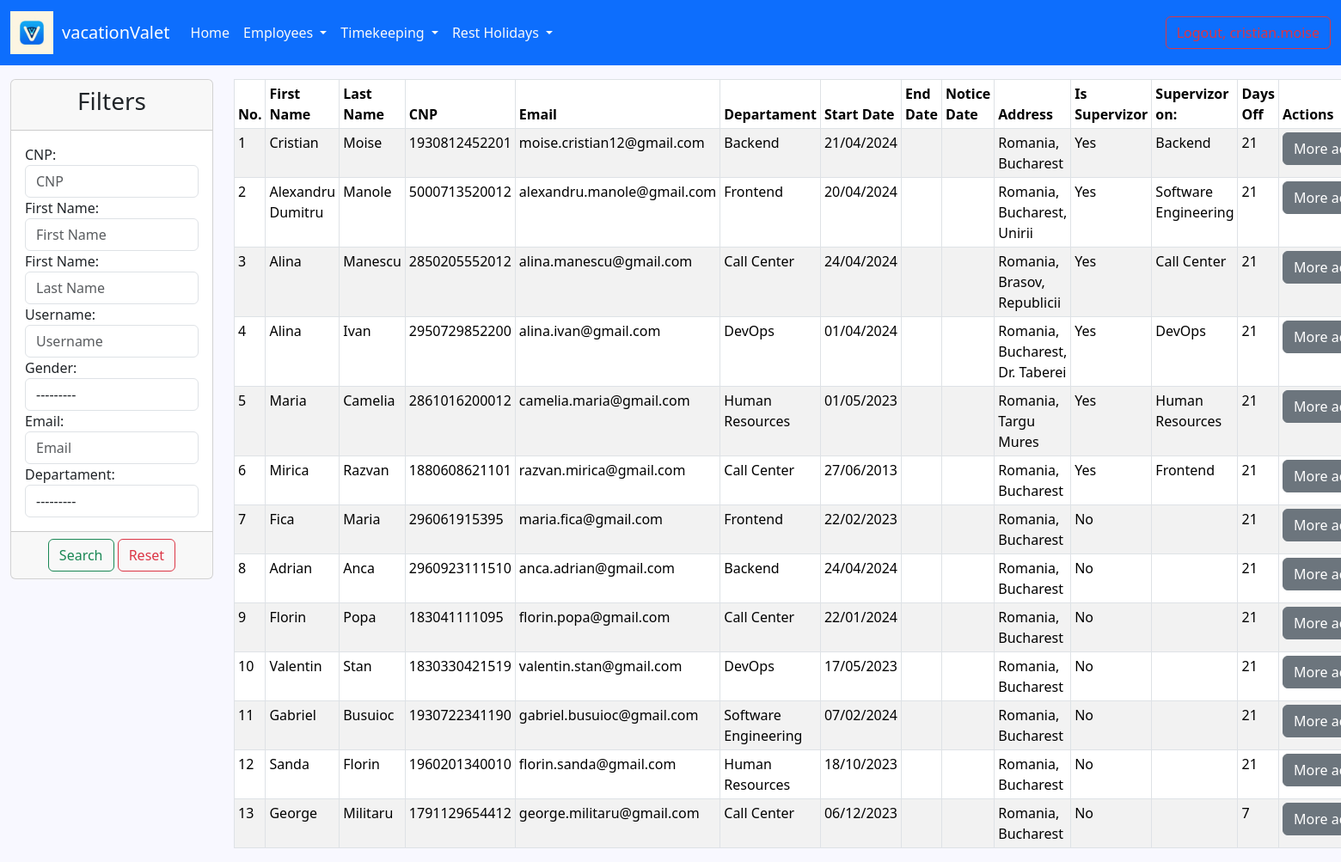
The page /list_employees/ (signed in) on the database as committed earlier.
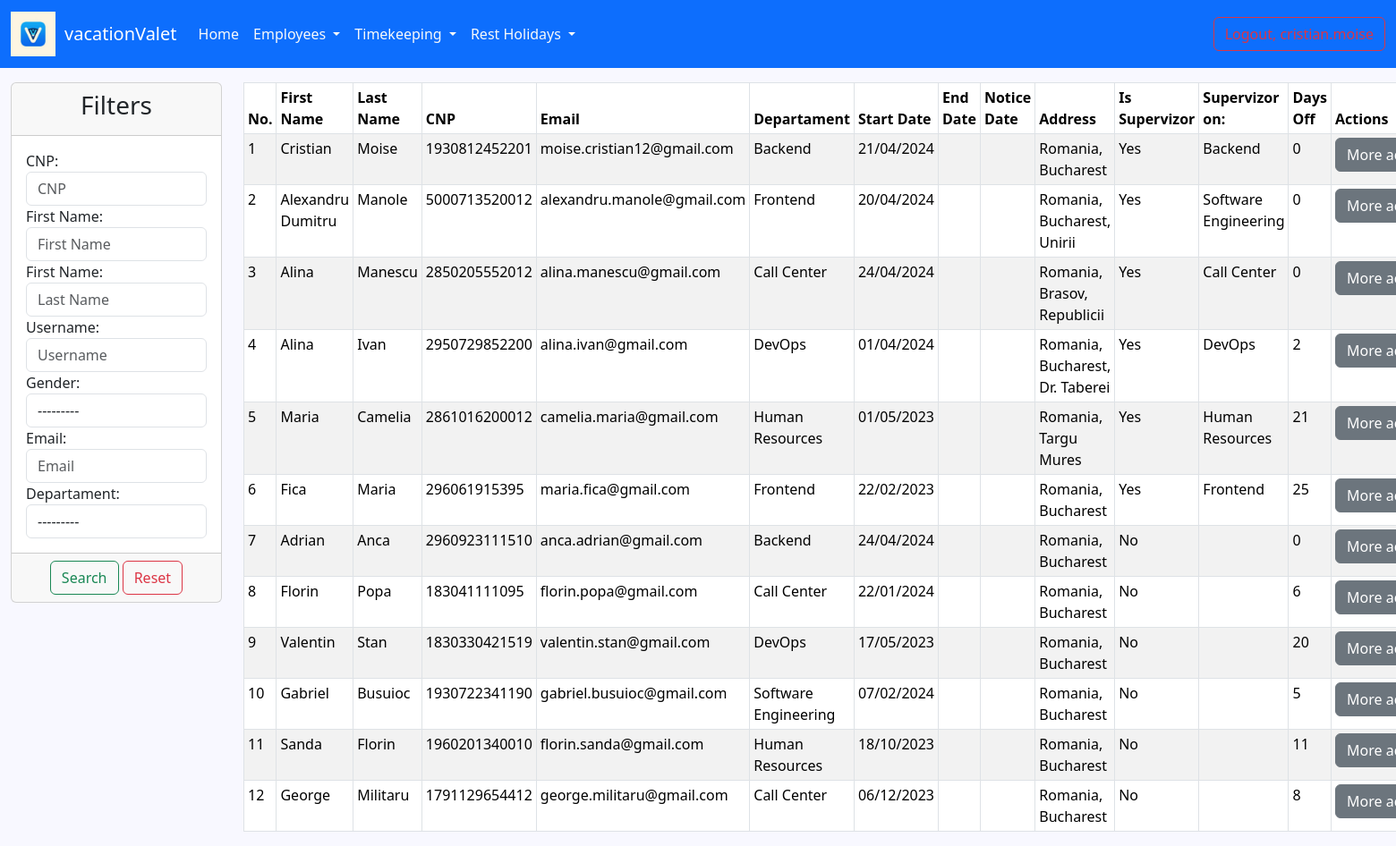
The same page on the database as committed later.
### employee/models.py (models this page shows, shortened)
class Employee(AbstractUser):
    GENDER_OPTIONS = (
        ('male', 'Male'),
        ('female', 'Female')
    )
    cnp = models.IntegerField(blank=False, null=True, unique=True)
    gender = models.CharField(max_length=6, choices=GENDER_OPTIONS, null=True)
    birth_date = models.DateField(null=True, blank=False)
    departament = models.ForeignKey(Department, on_delete=models.CASCADE, null=True)
    start_date = models.DateField(null=True)
    end_date = models.DateField(null=True, blank=True)
    notice_date = models.DateField(null=True, blank=True)
    address = models.TextField(blank=True, null=True)
    is_supervisor = models.BooleanField(default=False, blank=True, null=True)
    days_off = models.IntegerField(blank=True, null=True)
    created_at = models.DateTimeField(auto_now_add=True)
    updated_at = models.DateTimeField(auto_now=True)
    @property
    def is_supervisor(self):
        return Department.objects.filter(supervisor=self).exists()
    @property
    def supervisor_departments(self):
        return Department.objects.filter(supervisor=self)

class Department(models.Model):
    name = models.CharField(max_length=100)
    supervisor = models.ForeignKey('Employee', on_delete=models.CASCADE, null=True, blank=True)
    def __str__(self):
        return self.name

### employee/views.py (the view)
# urls.py: path('list_employees/', views.EmployeeListView.as_view(), name='list-employees'),
class EmployeeListView(LoginRequiredMixin, ListView):
    template_name = 'employee/list_of_employees.html'
    model = Employee
    context_object_name = 'all_employees'
    def get_queryset(self):
        return Employee.objects.filter(is_active=True)
    def get_context_data(self, **kwargs):
        data = super().get_context_data(**kwargs)
        employees = Employee.objects.filter(is_superuser=False)
        myfilter = EmployeeFilter(self.request.GET, queryset=employees)
        employees = myfilter.qs
        data['all_employees'] = employees
        data['filter'] = myfilter.form
        return data

### templates/employee/list_of_employees.html (shortened to what this page needs)
{% extends 'base.html' %}
{% load static %}
{% block content %}
    <div class="container-fluid">
        <div class="row">
            <div class="col-md-2 gy-3">
                <div class="card">
                    <div class="card-header">
                        <h3 class="text-center">Filters</h3>
                    </div>
                    <form method="get">
                        <div class="card-body">
                            {{ filter }}
                        </div>
                        <div class="card-footer text-center">
                            <button type="submit" class="btn btn-outline-success">Search</button>
                            <a href="{% url 'list-employees' %}" class="btn btn-outline-danger">Reset</a>
                        </div>
                    </form>
                </div>
            </div>
            <div class="col-md-10 gy-3">
                {% if all_employees %}
                    <table class="table table-striped table-bordered table-sm">
                        <thead>
                        <tr>
                            <th>No.</th>
                            <th>First Name</th>
                            <th>Last Name</th>
                            <th>CNP</th>
                            <th>Email</th>
                            <th>Departament</th>
                            <th>Start Date</th>
                            <th>End Date</th>
                            <th>Notice Date</th>
                            <th>Address</th>
                            <th>Is Supervizor</th>
                            <th>Supervizor on:</th>
                            <th>Days Off</th>
                            <th>Actions</th>
                        </tr>
                        </thead>
                        <tbody>
                        {% for employee in all_employees %}
                            <tr>
                                <td>{{ forloop.counter}}</td>
                                <td>{{ employee.first_name }}</td>
                                <td>{{ employee.last_name }}</td>
                                <td>{{ employee.cnp }}</td>
                                <td>{{ employee.email }}</td>
                                <td>{{ employee.departament }}</td>
                                <td>{{ employee.start_date|date:'d/m/Y' }}</td>
                                <td>{{ employee.end_date|date:'d/m/Y' }}</td>
                                <td>{{ employee.notice_date|date:'d/m/Y' }}</td>
                                <td>{{ employee.address }}</td>
                                <td>
                                    {% if employee.is_supervisor %}
                                        Yes
                                    {% else %}
                                        No
                                    {% endif %}
                                </td>
                                <td>
                                    {% for department in employee.supervisor_departments %}
                                        {{ department.name }}
                                    {% endfor %}
                                </td>
                                <td>{{ employee.days_off }}</td>
                                <td>
                                    <div class="dropdown">
                                        <button class="btn btn-secondary dropdown-toggle" type="button"
                                                data-bs-toggle="dropdown" aria-expanded="false">
                                            More actions
                                        </button>
                                    </div>
                                </td>
                            </tr>
                        {% endfor %}
                        </tbody>
                    </table>
                {% endif %}
            </div>
        </div>
    </div>
{% endblock %}

### templates/base.html (shortened to what this page needs)
{% load static %}
<!DOCTYPE html>
<html lang="en">
<head>
    <link href="https://cdn.jsdelivr.net/npm/bootstrap@5.3.3/dist/css/bootstrap.min.css" rel="stylesheet"
>
</head>
<body style="background-color: ghostwhite">
{% include 'navbar.html' %}
{% block content %} {% endblock %}
</body>
</html>

### templates/navbar.html (shortened to what this page needs)
{% load static %}
<link rel="stylesheet" type="text/css" href="{% static 'css/navbar/navbar.css' %}">
<nav class="navbar navbar-expand-lg bg-primary">
    <div class="container-fluid">
        <a class="navbar-brand" style="display: flex; align-items: center;">
            <img src="{% static "images/vacation_valet_logo.jpeg" %}" width="50" height="50"
                 class="d-inline-block align-text-center m-0 p-0" alt="Logo">
            <span style="margin-left: 10px; color:white;">vacationValet</span>
        </a>
        {% if user.is_authenticated %}
        <div class="collapse navbar-collapse" id="navbarSupportedContent">
            <ul class="navbar-nav me-auto mb-2 mb-lg-0">
                <li class="nav-item">
                    <a class="nav-link active text-light" aria-current="page" href="{% url 'home_page' %}">Home</a>
                </li>
                <li class="nav-item dropdown">
                    <a class="nav-link dropdown-toggle text-light" href="#" role="button" data-bs-toggle="dropdown"
                       aria-expanded="false">
                        Employees
                    </a>
                </li>
                <li class="nav-item dropdown">
                    <a class="nav-link dropdown-toggle text-light" href="#" role="button" data-bs-toggle="dropdown"
                       aria-expanded="false">
                        Timekeeping
                    </a>
                </li>
                <li class="nav-item dropdown">
                    <a class="nav-link dropdown-toggle text-light" href="#" role="button" data-bs-toggle="dropdown"
                       aria-expanded="false">
                        Rest Holidays
                    </a>
                </li>
            </ul>
                <form method="POST" action="{% url 'logout' %}">
                    <button type="submit" class="btn btn-outline-danger" id="logout">Logout, {{ user.username }}</button>
                </form>
            {% else %}
                <div>
                    <a href="{% url 'login' %}" class="btn btn-light">Login</a>
                </div>
            {% endif %}
        </div>
    </div>
</nav>

Rows that differ between the two databases and show on the page:
removed Employee: first_name "Mirica", last_name "Razvan", cnp "1880608621101", email "razvan.mirica@gmail.com", departament "Call Center", start_date "27/06/2013", address "Romania, Bucharest", shows "Yes", days_off "21", Department (name "Frontend")
changed Employee "Cristian": days_off "21" → "0"
changed Employee "Alexandru Dumitru": days_off "21" → "0"
changed Employee "Manescu": days_off "21" → "0"
changed Employee "Ivan": days_off "21" → "2"
changed Employee "Fica": gains Department (name "Frontend"); days_off "21" → "25"; text "No" → "Yes"
changed Employee "Adrian": days_off "21" → "0"
changed Employee "Popa": days_off "21" → "6"
changed Employee "Valentin": days_off "21" → "20"
changed Employee "Gabriel": days_off "21" → "5"
changed Employee "Sanda": days_off "21" → "11"
changed Employee "George": days_off "7" → "8"
